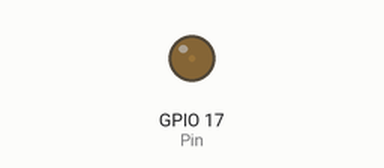
Recording of a program running on a simulated Raspberry Pi (BCM pin numbers). Shown: output pins drawn as LEDs (lit = HIGH).

Above: at 0.05 s.
At 1.8 s:
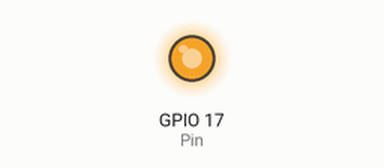
At 2.65 s:
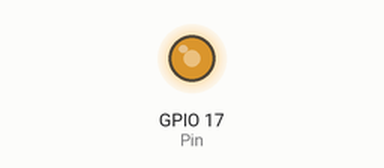
At 3.55 s:
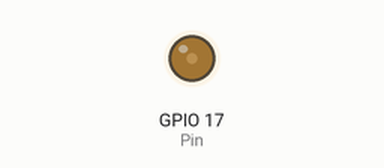
Timing chart, 0 to 5.2 s (numbered marks = the images above):
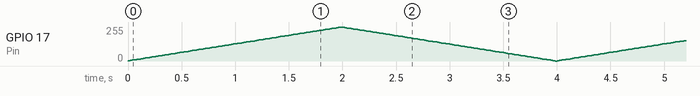

The program:

07_pwm_led.py
```python
#!/usr/bin/env python
import RPi.GPIO as GPIO
import time
import math

# Configure pin numbers et al
Pin = 17
pwm = None
frequency = 1000
cycles_per_second = 0.5
steps_per_second = 50

def setup():
    global pwm
    GPIO.setmode(GPIO.BCM)
    GPIO.setup(Pin, GPIO.OUT)
    pwm = GPIO.PWM(Pin, frequency)
    pwm.start(0)

def loop():
    delta = 100 * cycles_per_second / steps_per_second
    dc = 0
    asc = True
    while True:
        if dc >= 100:
            asc = False
        elif dc <= 0:
            asc = True
        dc += delta * (1 if asc else -1)
        pwm.ChangeDutyCycle(math.floor(dc))
        time.sleep(1.0 / steps_per_second)

def cleanup():
    print('clean exit')
    pwm.stop()
    GPIO.cleanup()

if __name__ == '__main__':
    setup()
    try:
        loop()
    except KeyboardInterrupt:
        cleanup()
```
